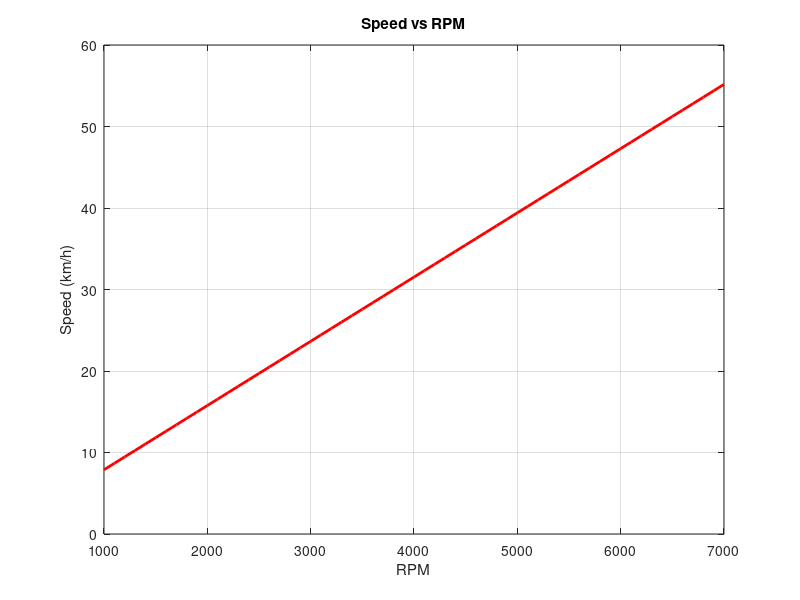

MATLAB code for this plot:
% Vehicle Speed Plotter 
rpm = 1000:100:7000; 
gear_ratio = 3.5; 
final_drive = 4.1; 
tire_dia = 0.6;

% Calculate
speed = ( (rpm ./ (gear_ratio * final_drive)) .* (pi * tire_dia) .* 60 ) ./ 1000;

% Plot
plot(rpm, speed, '-r', 'LineWidth', 2);
grid on;
title('Speed vs RPM');
xlabel('RPM'); ylabel('Speed (km/h)');

% Result
fprintf('Top Speed: %.2f km/h\n', max(speed));